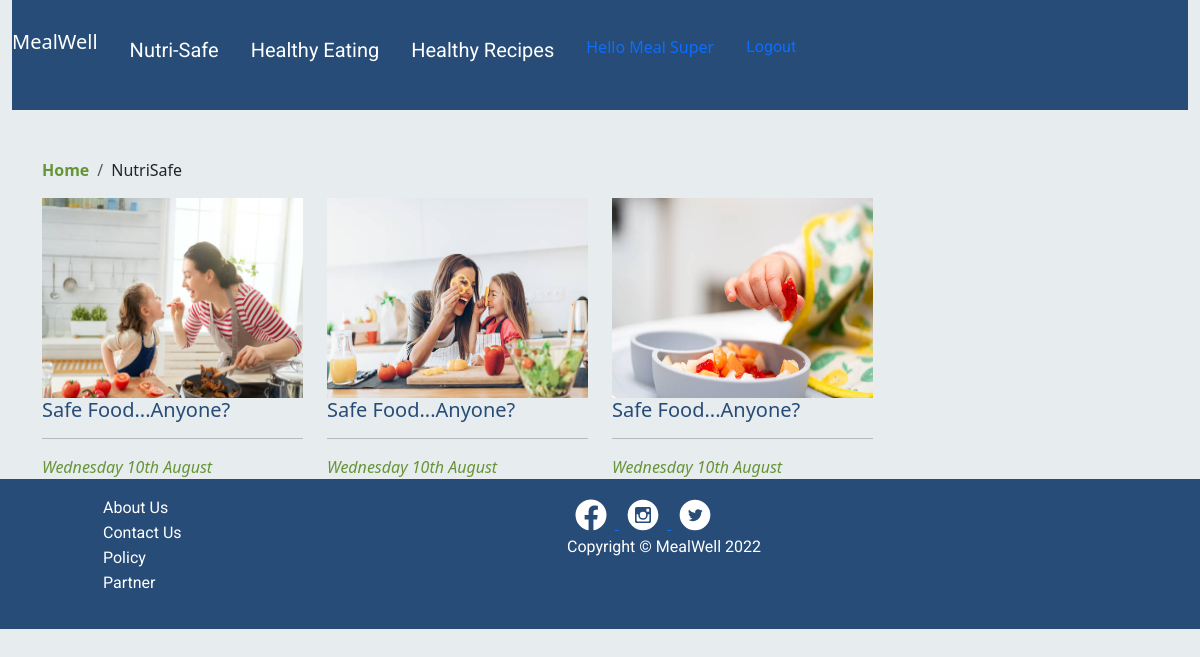
Page /nutrisafe.php (signed in) on the committed database.
### tables this page shows
CREATE TABLE `post` (
  `post_id` int(11) NOT NULL,
  `date_posted` datetime NOT NULL DEFAULT current_timestamp(),
  `post_title` varchar(255) NOT NULL,
  `post_contents` longtext NOT NULL,
  `post_video` varchar(255) NOT NULL,
  `post_image` varchar(255) NOT NULL,
  `category_id` int(11) NOT NULL,
  `admin_id` int(11) DEFAULT NULL
);

### nutrisafe.php (the view)
<?php include_once "dashheader.php"; ?>
<div class="container">
        <div class="submenu">
            <nav aria-label="breadcrumb" class="mt-5">
            <ol class="breadcrumb submenu">
                <li class="breadcrumb-item"><a href="dashboard.php"><b>Home</b></a></li>
                <li class="breadcrumb-item active text-dark" aria-current="page">NutriSafe</li>
            </ol>
            </nav>
        </div>
    <div class="row">
       <?php
       include_once ('bonds/config.php');
        $query = "SELECT * FROM post  WHERE category_id=2";
        $query_run = mysqli_query($conn, $query);
        $healthy = mysqli_num_rows($query_run) > 0;
        if ($healthy)
        {
          while ($row = mysqli_fetch_assoc($query_run))
          {
            $postid = $row['post_id'];
               ?>
                   <div class="col-sm-3">
                       <div class="">
                       <a href="page_nutrisafe.php?id=<?php echo $postid?>" class="healthypost">
                                   <img src="photos/<?php echo $row['post_image'] ?>" class="card-img-top" alt="post picture" width="250px" height="200px">
                               </a>
                           <div class="card-body">
                           <a href="page_nutrisafe.php?id=<?php echo $postid?>" class="healthypost">
                                   <h5 class="card-title"> <?php echo $row['post_title']; ?> </h5>
                           </a>
                           <hr>
                               <span class="card-text dateposted"><i><?php echo date('l jS F', strtotime($row['date_posted'])) ?></i></span>
                           </div>
                       </div>
                   </div>
               <?php
          }
        }else{
          echo "No post found";
        }
       ?>
   </div>
</div>
<?php include_once"dashfooter.php"; ?>

### mealwell.css (style rules this page uses)
body { background-color: rgb(231,236,239); }
.healthypost { text-decoration: none; color: rgb(39,76,119); }
.submenu a { color: rgb(103,148,54); text-decoration: none; }
.dateposted { color: rgb(103,148,54); }

### rows in the picture
post: post_image (picture), post_title "Safe Food...Anyone?", date_posted "Wednesday 10th August"
post: post_image (picture), post_title "Safe Food...Anyone?", date_posted "Wednesday 10th August"
post: post_image (picture), post_title "Safe Food...Anyone?", date_posted "Wednesday 10th August"

### other values in the picture
$_SESSION['firstname'] "Meal Super"
